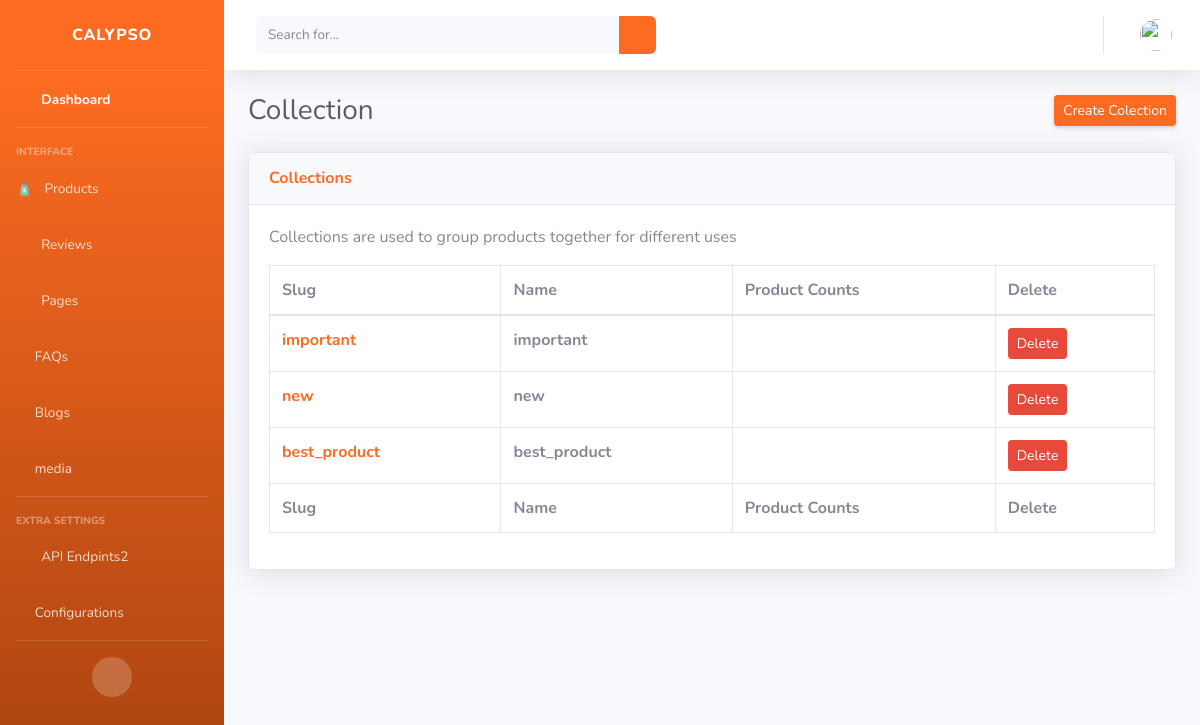
The page /dashboard/product/collection/ (signed in) on the database its author committed.
### product/models.py (models this page shows, shortened)
class Collection(models.Model):
    name = models.CharField(max_length=250, unique=True)
    slug = models.SlugField(max_length=255, unique=True, allow_unicode=True)
    items = models.ManyToManyField(
        'CollectionItem',
        blank=True,
    )
    background_image_alt = models.CharField(max_length=128, blank=True)
    description = models.TextField(blank=True)

### dashboard/views.py (the view)
# urls.py: path('product/collection/', views.CollectionsList.as_view(), name="collections"),
class CollectionsList(StaffRequiredMixin, ListView):
    model = Collection
    context_object_name = 'collections'
    template_name = 'dashboard/products/collection/collection_list.html'

### dashboard/views.py (called while the page is built)
    def test_func(self):
        return self.request.user.is_staff

### templates/dashboard/products/collection/collection_list.html
{% extends "dashboard/admin-base.html" %} {% load static %}
{% block content %}
<div class="container-fluid">
    <div class="d-sm-flex align-items-center justify-content-between mb-4">
      <h1 class="h3 mb-0 text-gray-800">Collection</h1>
      <a href="{% url "dashboard:collection-add" %}" class="d-none d-sm-inline-block btn btn-sm btn-primary shadow-sm"> Create Colection</a>
    </div>
  <div class="card shadow mb-4">
    <div class="card-header py-3">
      <h6 class="m-0 font-weight-bold text-primary">Collections</h6>
    </div>
    <div class="card-body">
      <div class="table-responsive">
        <p>Collections are used to group products together for different uses</p>
        <table
          class="table table-bordered table-hover"
          id="dataTable"
          width="100%"
          cellspacing="0"
        >
          <thead>
            <tr>
              <th scope="col">Slug</th>
              <th scope="col">Name</th>
              <th scope="col">Product Counts</th>
              <th scope="col">Delete</th>
            </tr>
          </thead>
          <tfoot>
            <tr>
              <th scope="col">Slug</th>
              <th scope="col">Name</th>
              <th scope="col">Product Counts</th>
              <th scope="col">Delete</th>
            </tr>
          </tfoot>
          <tbody>
            {% for collection in collections %}
            <tr>
              <th scope="row"><a href="{% url "dashboard:collection-edit" collection.pk %}">{{collection.slug}}</a></th>
              <td><strong>{{ collection.name }}</strong><br /></td>
              <td>
                <strong>{{ collection.products.all.count }}</strong><br />
              </td>
              <td>
                <a href="{% url "dashboard:collection-delete" collection.pk %}" class="btn btn-sm btn-danger">
                  Delete
                </a>
              </td>
            </tr>
            {% endfor %}
          </tbody>
        </table>
      </div>
    </div>
  </div>
</div>
{% endblock %}

### rows shown on the page
Collection: slug "important", name "important"
Collection: slug "new", name "new"
Collection: slug "best_product", name "best_product"
